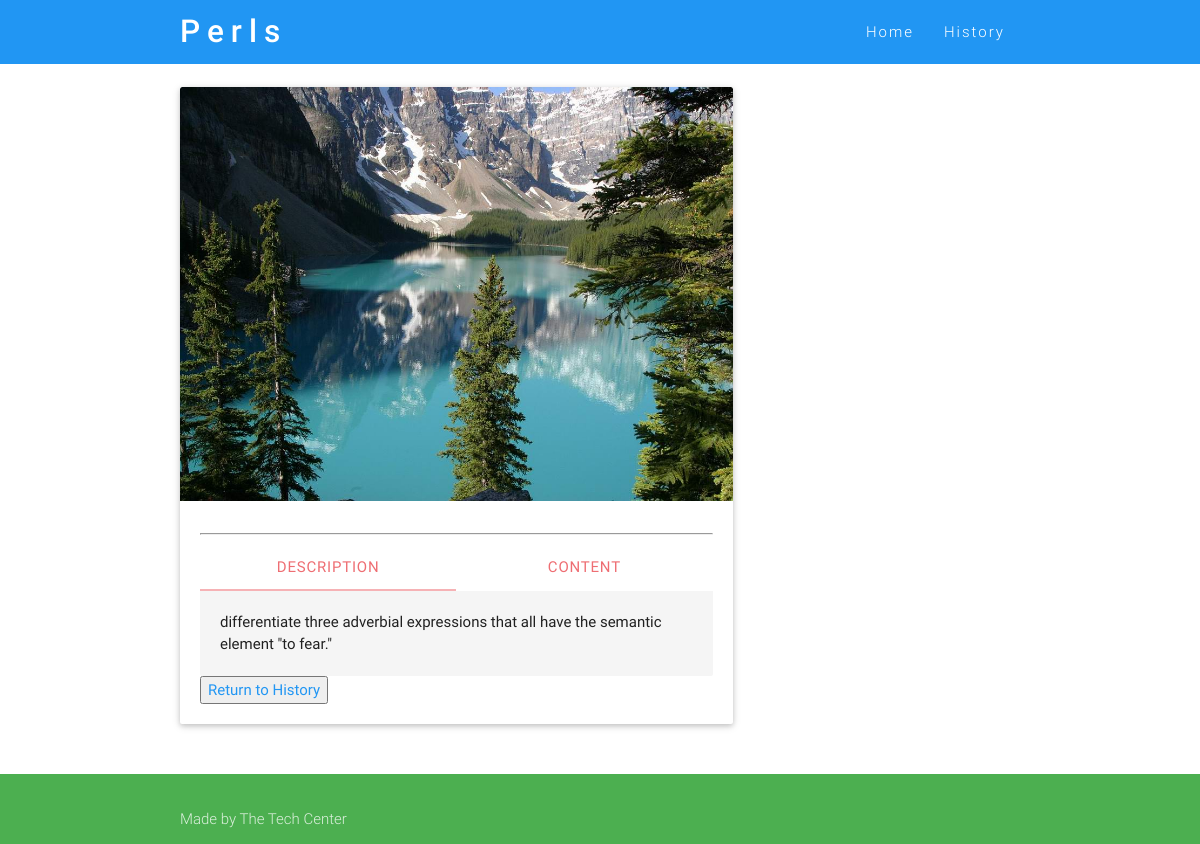
The app's page /card/1/ with its own data.
### cards/models.py (models this page shows, shortened)
class Card(models.Model):
    reference_id = models.CharField(max_length=150, blank=True)
    description = models.CharField(max_length=250, blank=False)
    title = models.CharField(max_length=150, blank=False)
    topic = models.ForeignKey('Topic', blank=True, null=True, on_delete=models.CASCADE)
    card_type = models.CharField(max_length=1, choices=type_choices, blank=True)
    subtopic = models.ForeignKey('Subtopic', blank=True, null=True, on_delete=models.CASCADE)
    notes = models.TextField(blank=True)
    prompt = models.CharField(max_length=250, blank=True)
    content = models.TextField(blank=False)
    image = models.ImageField(upload_to='uploads', blank=True)
    video = models.URLField(blank=True)
    duration = models.FloatField(blank=True, null=True)
    learning_phase = models.CharField(max_length=1, choices=learning_choices, blank=True)
    language = models.CharField(max_length=1, choices=lang_choices, blank=False)
    quizzes = models.ManyToManyField(Quiz, blank=True)

### cards/views.py (the view)
# urls.py: path('card/<int:card_id>/', show_card, name='card'),
def show_card(request, card_id):
    card = Card.objects.get(id=card_id)
    return render (request, 'cards/single_card.html', {'card': card})

### templates/cards/single_card.html (shortened to what this page needs)
{% extends 'base.html' %}
{% load staticfiles %}
{% block content %}
    <div class="section scrollspy">
    <div class="container">
    <div class="row">
    <div class="col s12 m12 l8">
      <div class="card">
        <div class="card-image" id="cardimage">
            {% if  card.image  %}<img src="{{ card.image }}">{% endif %}
        </div>
        <div class="card-content">
            <hr>
            <div class="card-tabs" id="card-tabs">
                <ul class="tabs tabs-fixed-width">
                    <li class="tab"><a class="active" id="desc" href="#description">Description</a></li>
                    <li class="tab"><a href="#content" id="cont">Content</a></li>
                </ul>
            </div>
            <div class="card-content grey lighten-4 ">
                <div id="description">{{ card.description }}</div>
            </div>
            <button><a href="/history">Return to History</a> </button>
        </div>
      </div>
    </div>
    </div>
    </div>
</div>
{%  endblock %}

### static/assets/min/custom-min.css (style rules this page uses)
.card-content a { color:#2196F3 }

### records on screen
Card: image (picture), description "differentiate three adverbial expressions that all have the semantic element \"to fear.\""
